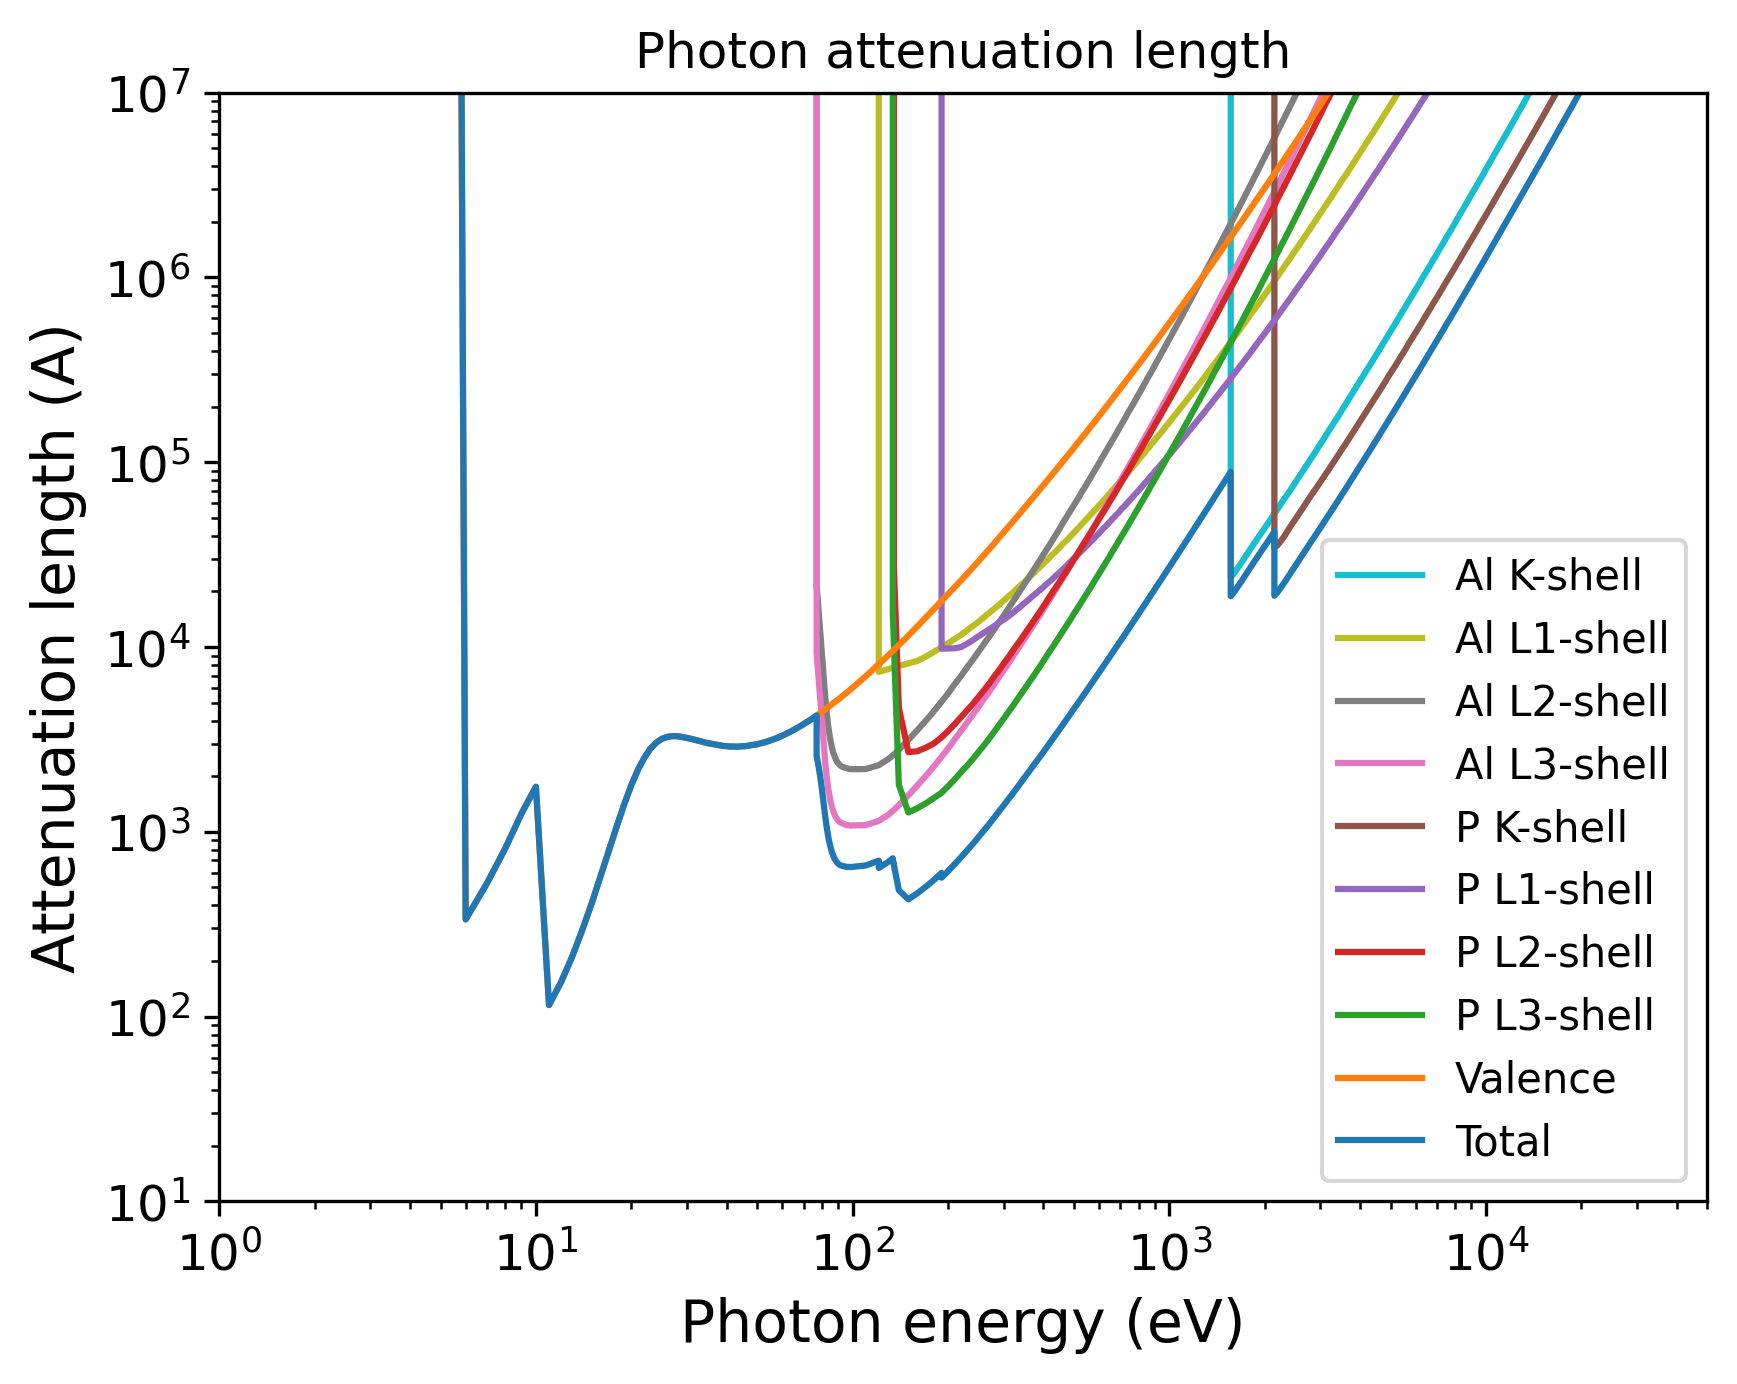

Reproduce this figure in Python.
import pandas as pd
import numpy as np
import matplotlib.pyplot as plt
import matplotlib.cm as cm
# Set the format:
plt.xlabel("Photon energy (eV)", fontsize=14)
plt.ylabel("Attenuation length (A)", fontsize=14)
plt.xticks(fontsize=12)
plt.yticks(fontsize=12)
plt.grid(False)
# Set the axes:
# Read the output file:
df = pd.read_csv(r"OUTPUT_AlP_Photon_IMFP.dat", sep=r'\s+', header=None, comment="#", skipinitialspace=True)
plt.xscale("log")
plt.yscale("log")
# Prepare the plot:
columns_to_plot = [ 1, 2, 3, 4, 5, 6, 7, 8, 9, 10]
labels = [ "Al K-shell", "Al L1-shell", "Al L2-shell", "Al L3-shell", "P K-shell", "P L1-shell", "P L2-shell", "P L3-shell", "Valence", "Total"]
# Create N distinct colors from a colormap
N = len(columns_to_plot)
colors = plt.cm.tab10(np.linspace(1, 0, 10))
# Set line styles:
linestyles = [ "-", "-", "-", "-", "-", "-", "-", "-", "-", "-"]
for i, col in enumerate(columns_to_plot):
    color = colors[i % len(colors)]
    ls    = linestyles[i % len(linestyles)]
    label = labels[i % len(labels)]
    plt.plot(df.iloc[:, 0], df.iloc[:, col],
    color=color,
    label=label,
    linestyle=ls)
plt.xlim(1.00000000,50000.00000000)
plt.ylim(10.00000000,10000000.00000000)
plt.title("Photon attenuation length")
plt.legend(loc="best", fontsize=10)
# Save the plot in this format:
plt.savefig("OUTPUT_MFP_photon.png", dpi=300, bbox_inches="tight")
